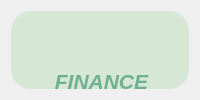
      <widget class="QWidget" name="tab">
       <attribute name="title">
        <string>Ajouter Transaction</string>
       </attribute>
       <layout class="QGridLayout" name="gridLayout">
        <item row="0" column="0">
         <widget class="QGroupBox" name="groupBox_4">
          <property name="styleSheet">
           <string notr="true">background-color:#D6E7D5;

border-radius : 20px;</string>
          </property>
          <property name="title">
           <string/>
          </property>
          <widget class="QFrame" name="frame">
           <property name="geometry">
            <rect>
             <x>270</x>
             <y>60</y>
             <width>731</width>
             <height>471</height>
            </rect>
           </property>
           <property name="styleSheet">
            <string notr="true">*{
    background-color: #f0f4f8;  /* Couleur de fond gris clair */
    font-family: Arial, sans-serif;  /* Police moderne et lisible */
}

/* Style pour les QFrame avec couleur vert pistache */
QFrame {
 background-color: #6FAF92;   /* Fond vert pistache */
    border: 2px solid #4CAF50;   /* Bordure vert émeraude */
    border-radius: 10px;         /* Coins arrondis */
    padding: 15px;        
}
QLabel {
    border: none;
}
</string>
           </property>
           <property name="frameShape">
            <enum>QFrame::StyledPanel</enum>
           </property>
           <property name="frameShadow">
            <enum>QFrame::Raised</enum>
           </property>
           <widget class="QLineEdit" name="lineEdit_id">
            <property name="geometry">
             <rect>
              <x>410</x>
              <y>90</y>
              <width>171</width>
              <height>28</height>
             </rect>
            </property>
            <property name="styleSheet">
             <string notr="true">* {
    background-color: #FFFFF;   /* Fond vert pistache */
    border:  2px solid #4CAF50;   /* Bordure bleu clair */
    border-radius: 5px;         /* Coins arrondis */
    padding: 15px;               /* Espacement interne */
}
</string>
            </property>
            <property name="text">
             <string/>
            </property>
           </widget>
           <widget class="QLabel" name="label_4">
            <property name="geometry">
             <rect>
              <x>170</x>
              <y>180</y>
              <width>161</width>
              <height>41</height>
             </rect>
            </property>
            <property name="tabletTracking">
             <bool>false</bool>
            </property>
            <property name="styleSheet">
             <string notr="true">*{
    color: white;  /* Couleur du texte en blanc */
}/* Style pour QLabel */
QLabel {
    color: white;                     /* Texte des labels en blanc */
    font-size: 14px;                 /* Taille de police des labels */
    font-weight: bold;               /* Texte en gras */
    background-color: transparent;    /* Assurer que le fond soit transparent */
    padding-left: 5px;               /* Optionnel : espacement pour mieux aligner le texte */
}</string>
            </property>
            <property name="text">
             <string>Montant Transact :</string>
            </property>
           </widget>
           <widget class="QLabel" name="label_8">
            <property name="geometry">
             <rect>
              <x>170</x>
              <y>130</y>
              <width>161</width>
              <height>41</height>
             </rect>
            </property>
            <property name="styleSheet">
             <string notr="true">*{
    color: white;  /* Couleur du texte en blanc */
}/* Style pour QLabel */
QLabel {
    color: white;                     /* Texte des labels en blanc */
    font-size: 14px;                 /* Taille de police des labels */
    font-weight: bold;               /* Texte en gras */
    background-color: transparent;    /* Assurer que le fond soit transparent */
    padding-left: 5px;               /* Optionnel : espacement pour mieux aligner le texte */
}</string>
            </property>
            <property name="text">
             <string>Date_Transaction :</string>
            </property>
           </widget>
           <widget class="QLabel" name="label_16">
            <property name="geometry">
             <rect>
              <x>170</x>
              <y>80</y>
              <width>151</width>
              <height>41</height>
             </rect>
            </property>
            <property name="styleSheet">
             <string notr="true">*{
    color: white;  /* Couleur du texte en blanc */
}

/* Style pour QLabel */
QLabel {
    color: white;                     /* Texte des labels en blanc */
    font-size: 14px;                 /* Taille de police des labels */
    font-weight: bold;               /* Texte en gras */
    background-color: transparent;    /* Assurer que le fond soit transparent */
    padding-left: 5px;               /* Optionnel : espacement pour mieux aligner le texte */
}</string>
            </property>
            <property name="text">
             <string>Id_Transaction :</string>
            </property>
           </widget>
           <widget class="QLabel" name="label_5">
            <property name="geometry">
             <rect>
              <x>170</x>
              <y>280</y>
              <width>161</width>
              <height>51</height>
             </rect>
            </property>
            <property name="styleSheet">
             <string notr="true">*{
    color: white;  /* Couleur du texte en blanc */
}/* Style pour QLabel */
QLabel {
    color: white;                     /* Texte des labels en blanc */
    font-size: 14px;                 /* Taille de police des labels */
    font-weight: bold;               /* Texte en gras */
    background-color: transparent;    /* Assurer que le fond soit transparent */
    padding-left: 5px;               /* Optionnel : espacement pour mieux aligner le texte */
}</string>
            </property>
            <property name="text">
             <string>Categorie :</string>
            </property>
           </widget>
           <widget class="QLabel" name="label_7">
            <property name="geometry">
             <rect>
              <x>170</x>
              <y>230</y>
              <width>161</width>
              <height>51</height>
             </rect>
            </property>
            <property name="styleSheet">
             <string notr="true">*{
    color: white;  /* Couleur du texte en blanc */
}/* Style pour QLabel */
QLabel {
    color: white;                     /* Texte des labels en blanc */
    font-size: 14px;                 /* Taille de police des labels */
    font-weight: bold;               /* Texte en gras */
    background-color: transparent;    /* Assurer que le fond soit transparent */
    padding-left: 5px;               /* Optionnel : espacement pour mieux aligner le texte */
}</string>
            </property>
            <property name="text">
             <string>Type :</string>
            </property>
           </widget>
           <widget class="QLabel" name="label_6">
            <property name="geometry">
             <rect>
              <x>170</x>
              <y>330</y>
              <width>161</width>
              <height>71</height>
             </rect>
            </property>
            <property name="styleSheet">
             <string notr="true">*{
    color: white;  /* Couleur du texte en blanc */
}/* Style pour QLabel */
QLabel {
    color: white;                     /* Texte des labels en blanc */
    font-size: 14px;                 /* Taille de police des labels */
    font-weight: bold;               /* Texte en gras */
    background-color: transparent;    /* Assurer que le fond soit transparent */
    padding-left: 5px;               /* Optionnel : espacement pour mieux aligner le texte */
}</string>
            </property>
            <property name="text">
             <string>Mode_Paiement :</string>
            </property>
           </widget>
           <widget class="QLineEdit" name="lineEdit_montant">
            <property name="geometry">
             <rect>
              <x>410</x>
              <y>190</y>
              <width>171</width>
              <height>28</height>
             </rect>
            </property>
            <property name="styleSheet">
             <string notr="true">* {
    background-color: #FFFFF;   /* Fond vert pistache */
    border:  2px solid #4CAF50;   /* Bordure bleu clair */
    border-radius: 5px;         /* Coins arrondis */
    padding: 15px;               /* Espacement interne */
}
</string>
            </property>
            <property name="text">
             <string/>
            </property>
           </widget>
           <widget class="QLineEdit" name="lineEdit_tp">
            <property name="geometry">
             <rect>
              <x>410</x>
              <y>240</y>
              <width>171</width>
              <height>28</height>
             </rect>
            </property>
            <property name="styleSheet">
             <string notr="true">* {
    background-color: #FFFFF;   /* Fond vert pistache */
    border:  2px solid #4CAF50;   /* Bordure bleu clair */
    border-radius: 5px;         /* Coins arrondis */
    padding: 15px;               /* Espacement interne */
}
</string>
            </property>
            <property name="text">
             <string/>
            </property>
           </widget>
           <widget class="QLineEdit" name="lineEdit_date">
            <property name="geometry">
             <rect>
              <x>410</x>
              <y>140</y>
              <width>171</width>
              <height>28</height>
             </rect>
            </property>
            <property name="styleSheet">
             <string notr="true">* {
    background-color: #FFFFF;   /* Fond vert pistache */
    border:  2px solid #4CAF50;   /* Bordure bleu clair */
    border-radius: 5px;         /* Coins arrondis */
    padding: 15px;               /* Espacement interne */
}
</string>
            </property>
            <property name="text">
             <string/>
            </property>
           </widget>
           <widget class="QLineEdit" name="lineEdit_cat">
            <property name="geometry">
             <rect>
              <x>410</x>
              <y>290</y>
              <width>171</width>
              <height>28</height>
             </rect>
            </property>
            <property name="styleSheet">
             <string notr="true">* {
    background-color: #FFFFF;   /* Fond vert pistache */
    border:  2px solid #4CAF50;   /* Bordure bleu clair */
    border-radius: 5px;         /* Coins arrondis */
    padding: 15px;               /* Espacement interne */
}
</string>
            </property>
            <property name="text">
             <string/>
            </property>
           </widget>
           <widget class="QLineEdit" name="lineEdit_mode">
            <property name="geometry">
             <rect>
              <x>410</x>
              <y>350</y>
              <width>161</width>
              <height>28</height>
             </rect>
            </property>
            <property name="styleSheet">
             <string notr="true">* {
    background-color: #FFFFF;   /* Fond vert pistache */
    border:  2px solid #4CAF50;   /* Bordure bleu clair */
    border-radius: 5px;         /* Coins arrondis */
    padding: 15px;               /* Espacement interne */
}
</string>
            </property>
           </widget>
          </widget>
          <widget class="QPushButton" name="ajouter_f">
           <property name="geometry">
            <rect>
             <x>580</x>
             <y>540</y>
             <width>111</width>
             <height>31</height>
            </rect>
           </property>
           <property name="styleSheet">
            <string notr="true">*{
    background-color: #6FAF92;  /* Medium green button */
    border: 1px solid #388E3C;  /* Darker green border */
    border-radius: 5px;
    color: #FFFFFF;             /* White text for contrast */
    padding: 5px;
}

*:hover {
    background-color: #81C784;  /* Lighter green on hover */
}</string>
           </property>
           <property name="text">
            <string>Ajouter</string>
           </property>
           <property name="icon">
            <iconset>
             <normaloff>../../plus-circle.svg</normaloff>../../plus-circle.svg</iconset>
           </property>
          </widget>
          <widget class="QLabel" name="label_19">
           <property name="geometry">
            <rect>
             <x>20</x>
             <y>40</y>
             <width>141</width>
             <height>61</height>
            </rect>
           </property>
           <property name="styleSheet">
            <string notr="true">*{
    color: #6FAF92;
    font-size: 16px; /* Taille du texte (ajustable) */
    font-weight: normal; /* Style du texte */
}</string>
           </property>
           <property name="text">
            <string>&lt;html&gt;&lt;head/&gt;&lt;body&gt;&lt;p align=&quot;center&quot;&gt;&lt;span style=&quot; font-size:16pt; font-weight:700; font-style:italic;&quot;&gt;FINANCE&lt;/span&gt;&lt;/p&gt;&lt;/body&gt;&lt;/html&gt;</string>
           </property>
          </widget>
         </widget>
        </item>
       </layout>
      </widget>
